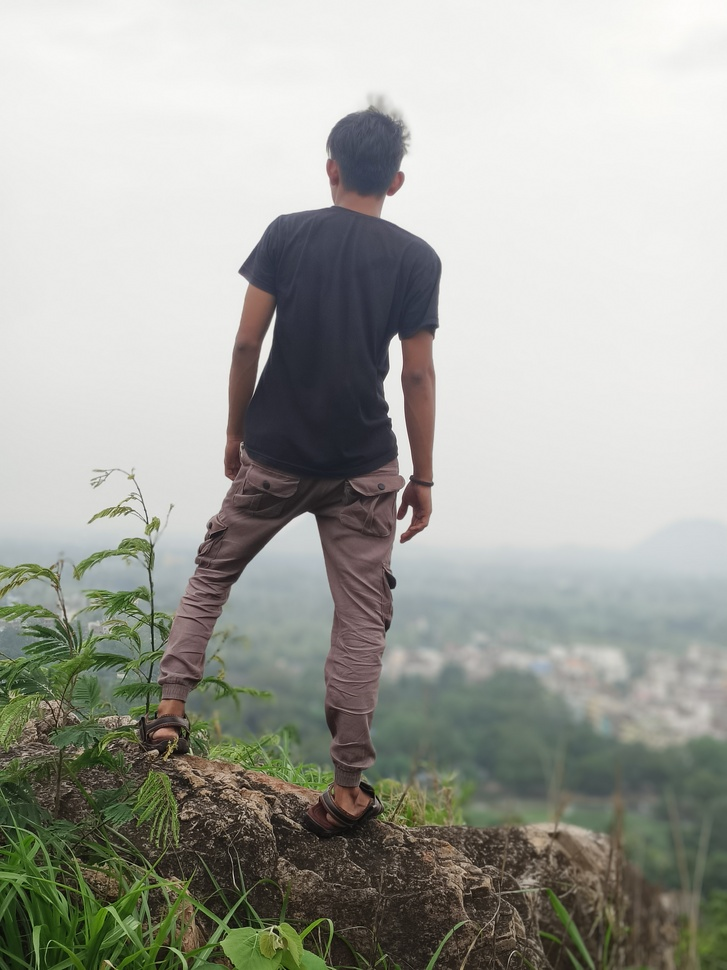
#> input picture image.jpg, 727 x 970 px, shrunk from 2880 x 3840 before the run
$ jupyter execute opencv.ipynb
#> lines starting #> are read from the running program, lines starting #| are printed output that depends on the picture
[cell 1]
import cv2

image_location = input("Enter the location of the image: ").strip()
#> the answer given: image.jpg

if not image_location:
    print("No image path provided.")
else:
    image = cv2.imread(image_location)
#> image is the input picture: shape (970, 727, 3); mean B, G, R 157.2, 164.2, 162.9

    if image is None:
        print(f"Failed to load image from '{image_location}'. Check the path and file format.")
    else:
        grey = cv2.cvtColor(image, cv2.COLOR_BGR2GRAY)
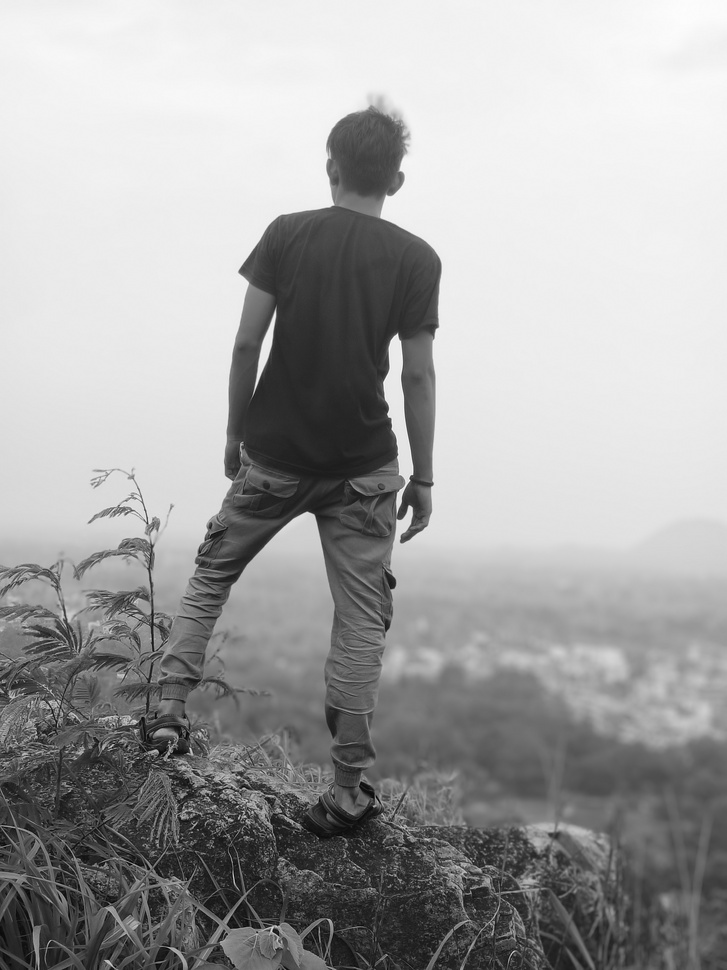
#> grey: shape (970, 727); min 2, max 253, mean 163.1

        user_choice = input("Do you want to save or show the image? (save/show): ").strip().lower()
#> the answer given: out.png

        if user_choice == "save":
            cv2.imwrite("grey_image.jpg", grey)
            cv2.imshow("image", image)
            cv2.waitKey(0)
            cv2.destroyAllWindows()
            print("Image saved successfully.")
        elif user_choice == "show":
            cv2.imshow("grey", grey)
            cv2.waitKey(0)
            cv2.destroyAllWindows()
        else:
            print("Unknown choice. Please enter 'save' or 'show'.")
